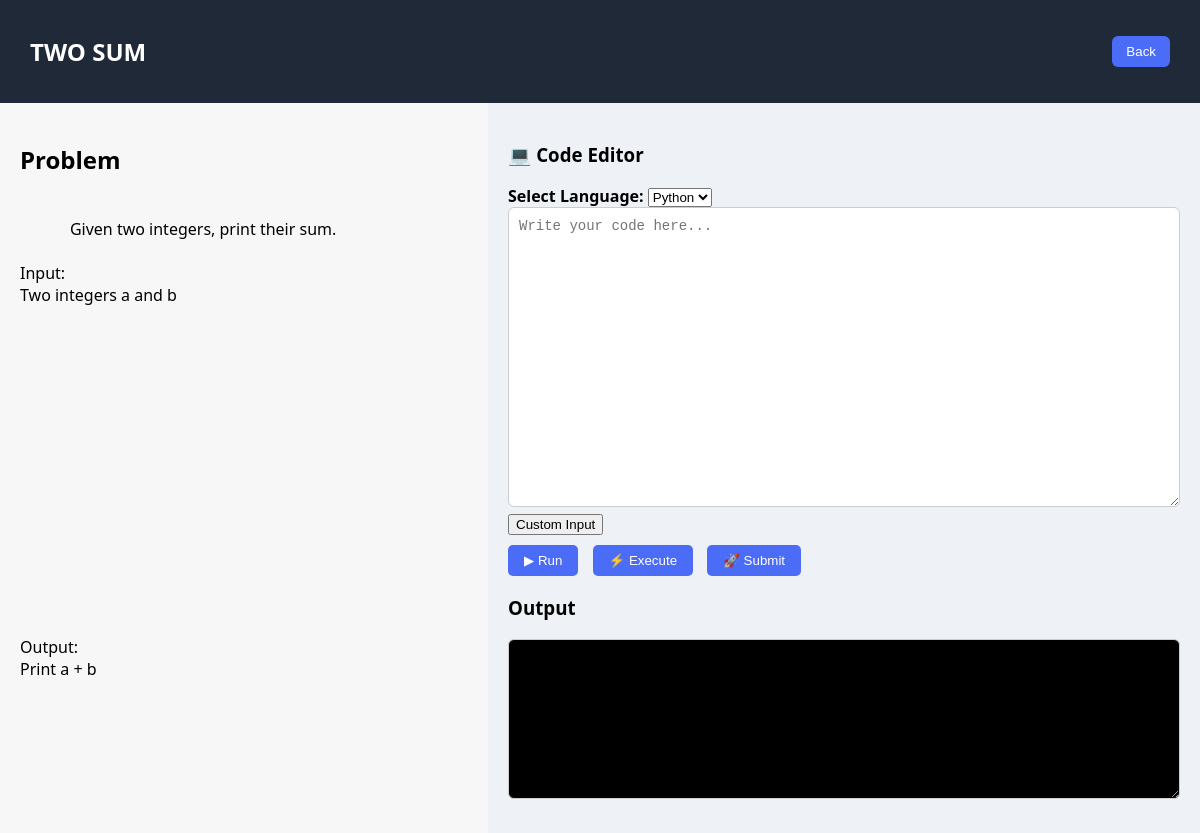
Screenshot of /problem/2 (signed in) with the database file from the repository.
### tables this page shows
CREATE TABLE problems(
    id INTEGER PRIMARY KEY AUTOINCREMENT,
    title TEXT,
    description TEXT
);

### app.py (the view)
@app.route("/problem/<int:pid>")
def problem(pid):
    if "user" not in session:
        return redirect("/")
    c.execute("SELECT * FROM problems WHERE id=?", (pid,))
    problem = c.fetchone()
    if not problem:
        return "Problem not found"
    return render_template("problem.html", problem=problem)

### templates/problem.html (shortened to what this page needs)
<!DOCTYPE html>
<html>
<head>
<link rel="stylesheet" href="/static/style.css">
</head>
<body>
<div class="navbar">
    <h2>{{ problem[1] }}</h2>
    <a href="/dashboard">
        <button class="logout-btn" type="button">Back</button>
    </a>
</div>
<div class="main">
    <div class="left-panel">
        <h2>Problem</h2>
        <div style="white-space: pre-wrap;">
            {{ problem[2] }}
        </div>
    </div>
    <div class="right-panel">
        <h3>💻 Code Editor</h3>
        <label><strong>Select Language:</strong></label>
        <select id="language">
            <option value="python">Python</option>
        </select>
        <textarea id="code" placeholder="Write your code here..."></textarea>
        <button type="button" onclick="toggleInput()">
            Custom Input
        </button>
        <div class="buttons">
            <button type="button" onclick="runCode()">▶ Run</button>
            <button type="button" onclick="executeCode()">⚡ Execute</button>
            <button type="button" onclick="submitCode()">🚀 Submit</button>
        </div>
        <h3>Output</h3>
        <textarea id="output"
        readonly
        style="width:100%; height:160px; background:black; color:lime;"></textarea>
    </div>
</div>
</body>
</html>

### static/style.css (style rules this page uses)
body { margin:0; font-family:'Segoe UI', Arial, sans-serif; background:#eef1f5; }
.navbar { background:#1f2937; color:white; padding:15px 30px; display:flex; justify-content:space-between; align-items:center; }
.logout-btn { background:#4a6cf7; color:white; border:none; padding:8px 14px; border-radius:6px; cursor:pointer; }
.main { display:flex; height:calc(100vh - 70px); }
.left-panel { width:40%; background:#f7f7f7; padding:20px; overflow-y:auto; }
.right-panel { width:60%; padding:20px; }
textarea { width:100%; height:300px; font-family:monospace; font-size:14px; padding:10px; border-radius:6px; border:1px solid #ccc; box-sizing:border-box; }
.buttons { margin-top:10px; }
.buttons button { margin-right:10px; padding:8px 16px; border:none; border-radius:5px; background:#4a6cf7; color:white; cursor:pointer; }

### rows the page displays
problems: title "TWO SUM", description "Given two integers, print their sum. Input: Two integers a and b Output: Print a + b"
